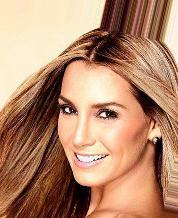
#> input picture data/unprocessed_images/000001.jpg, 178 x 218 px; its folder holds only this picture in this run
$ python PreprocessingAndPickle.py
#> lines starting #> are read from the running program, lines starting #| are printed output that depends on the picture
import os
import cv2
import pickle
import numpy as np

'''
Function:
	1) Preprocessing of Celeb_A Datase
		- cropping into square
		- resizing to 64x64
		- convert to grayscale
		- mapping them to interval [-1,1]
		- expanding their dimensions by an "empty" third dimension
	2) Dumps Images into a pickle

Usage:
	- Provide path of the folder with the images to bepreprocessed
	- Provide path in which the pickle will dump
	- Provide Name of the file the pickled-file
'''

def preprocessing(pic_folder_path='../data/unprocessed_images', pickle_path='../data', pickle_name="celeba_pickle.dat"):

	# list, where we save our pictures so we can dump them later
#> called with pic_folder_path = '../data/unprocessed_images', pickle_path = '../data', pickle_name = 'celeba_pickle.dat'
	IMG_LIST = []

	print('[+] Preprocessing started. This may take a while...')

	# iterate through every element in the directory
	for counter, file_name in enumerate(os.listdir(pic_folder_path)):

		# check whether its a picture
		if file_name.endswith(".jpg") or file_name.endswith(".png"):
			# read img
			img = cv2.imread(pic_folder_path + '/' + file_name)
#> img is the input picture: shape (218, 178, 3); mean B, G, R 109.7, 137.1, 181
			# apply cropping
			img = img[20:198,:]
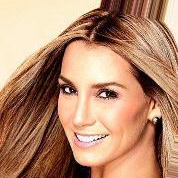
#> img: shape (178, 178, 3); mean B, G, R 111.4, 138.9, 182.7
			# resize img to 64x64
			img = cv2.resize(img, (64, 64))
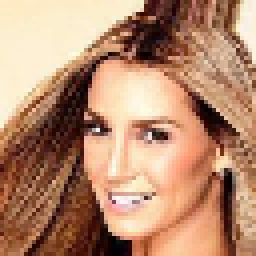
#> img: shape (64, 64, 3) (shown 4 times larger); mean B, G, R 111.2, 138.7, 182.5
			# convert to greyscale
			img = cv2.cvtColor(img, cv2.COLOR_BGR2GRAY)
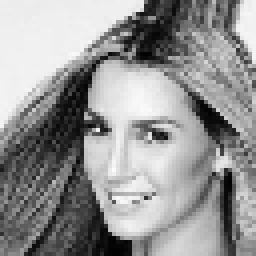
#> img: shape (64, 64) (shown 4 times larger); min 2, max 251, mean 148.7
			# bring to range -1 to 1
			img = (img/255.0-0.5)*2.0
			# expand dimensions so its compatible with placeholder function
			img = np.expand_dims(img,-1)

			# append to "IMG_LIST"
			IMG_LIST.append(img)

	# Dump the img list into a file
	with open(pickle_path+'/'+pickle_name, 'wb') as f:
		pickle.dump(IMG_LIST, f)

	print('[+] Preprocessing finished. Your pickle is saved in ' + pickle_path + '/' + pickle_name)

if __name__=='__main__':
	preprocessing()

$ run again, on data/unprocessed_images/000002.jpg
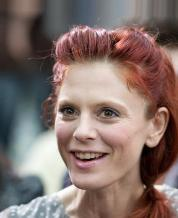
#> input picture data/unprocessed_images/000002.jpg, 178 x 218 px
#> in preprocessing, img is the input picture: shape (218, 178, 3); mean B, G, R 107.5, 112.9, 131.6
#> in preprocessing, `img = cv2.resize(img, (64, 64))`:
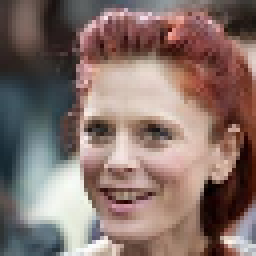
#> img: shape (64, 64, 3) (shown 4 times larger); mean B, G, R 107.2, 113.1, 133.8
#> in preprocessing, `img = cv2.cvtColor(img, cv2.COLOR_BGR2GRAY)`:
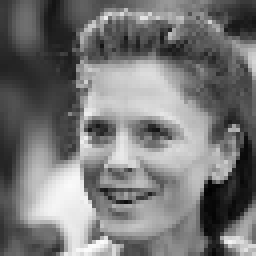
#> img: shape (64, 64) (shown 4 times larger); min 1, max 251, mean 118.7

$ run again, on data/unprocessed_images/000003.jpg
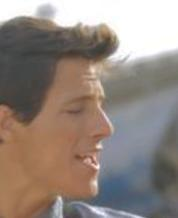
#> input picture data/unprocessed_images/000003.jpg, 178 x 218 px
#> in preprocessing, img is the input picture: shape (218, 178, 3); mean B, G, R 126.6, 134.6, 147.4
#> in preprocessing, `img = cv2.cvtColor(img, cv2.COLOR_BGR2GRAY)`:
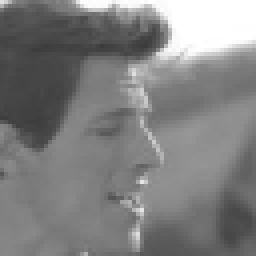
#> img: shape (64, 64) (shown 4 times larger); min 58, max 255, mean 127.8
#> in preprocessing, `img = (img/255.0-0.5)*2.0`:
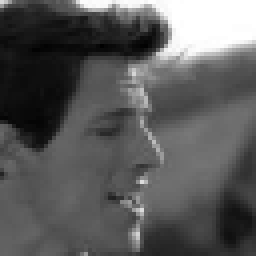
#> img: shape (64, 64) float64 (shown 4 times larger); min -0.545, max 1, mean 0.00199; drawn with min black and max white
